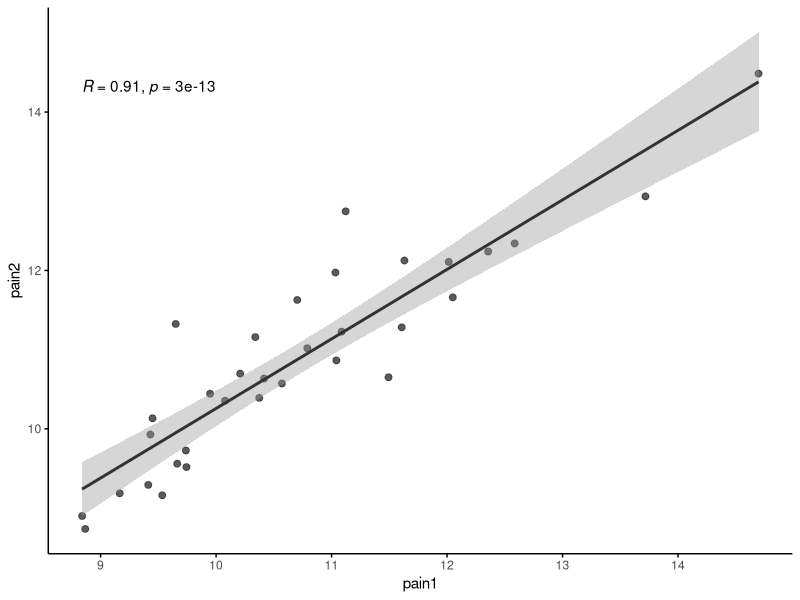
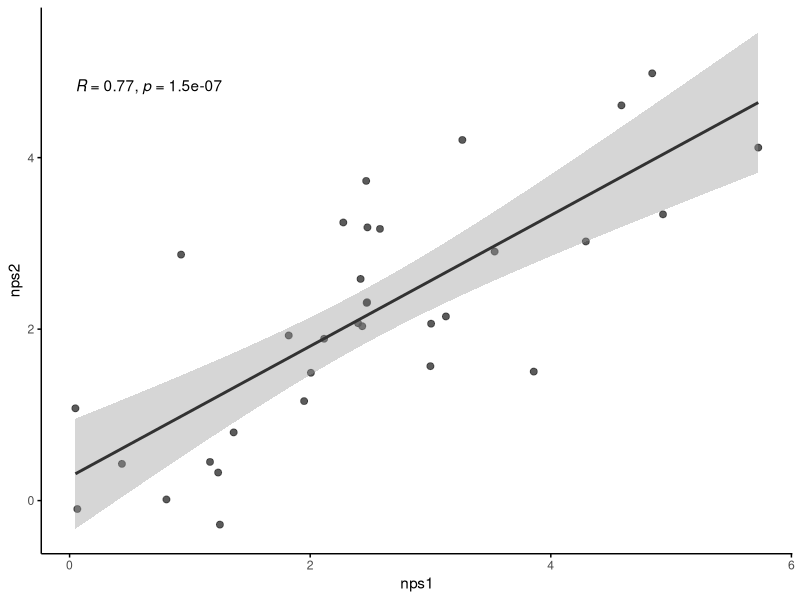
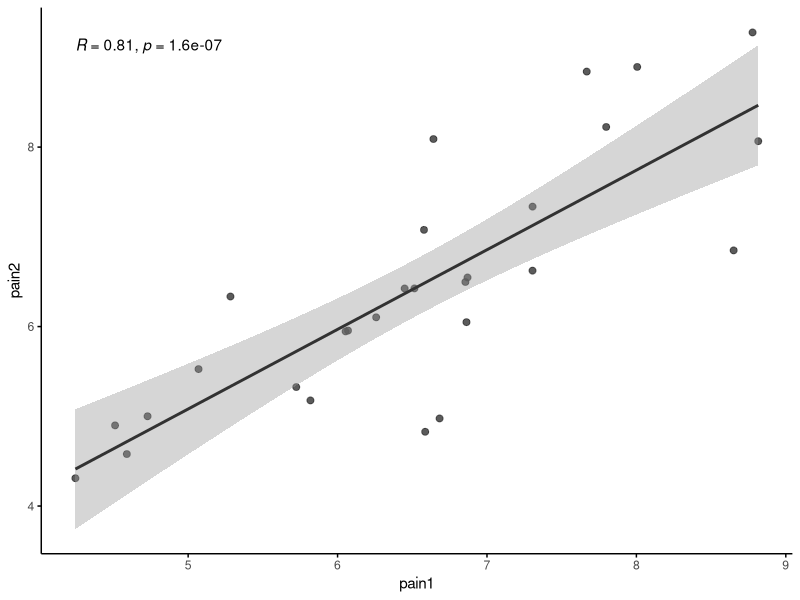
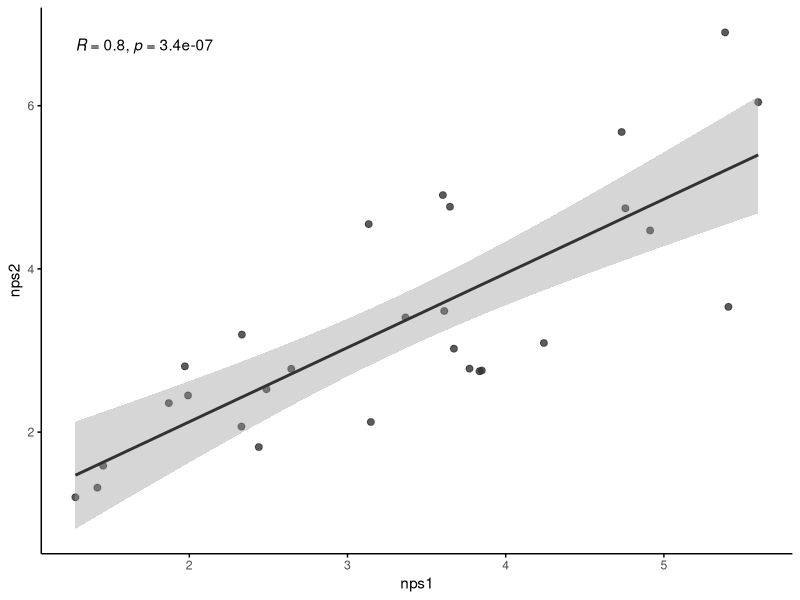
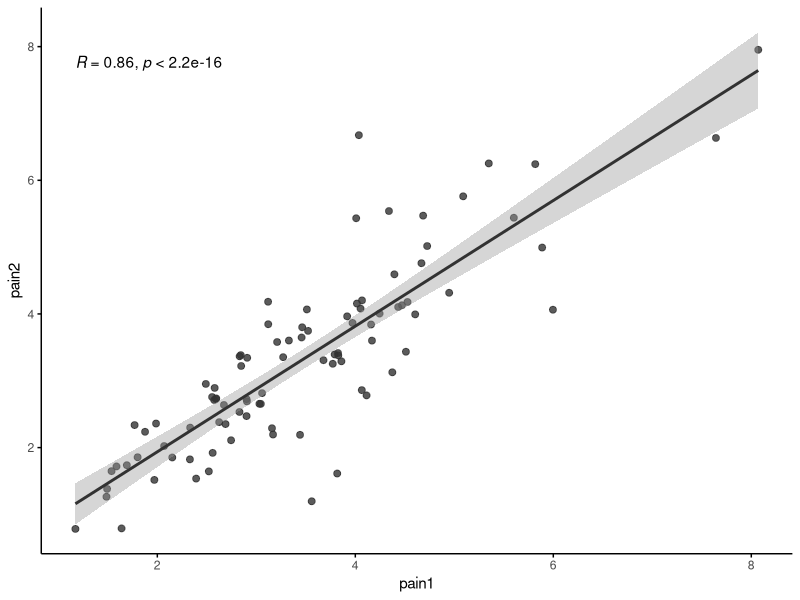
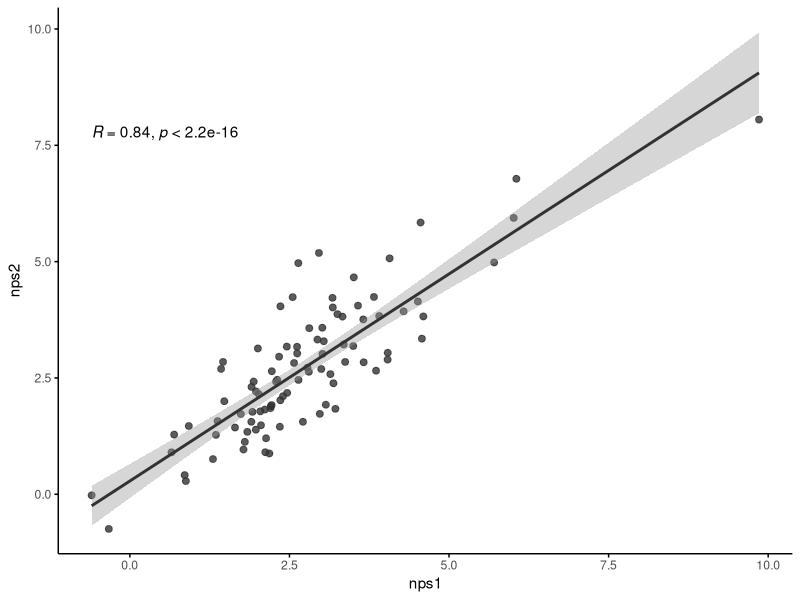
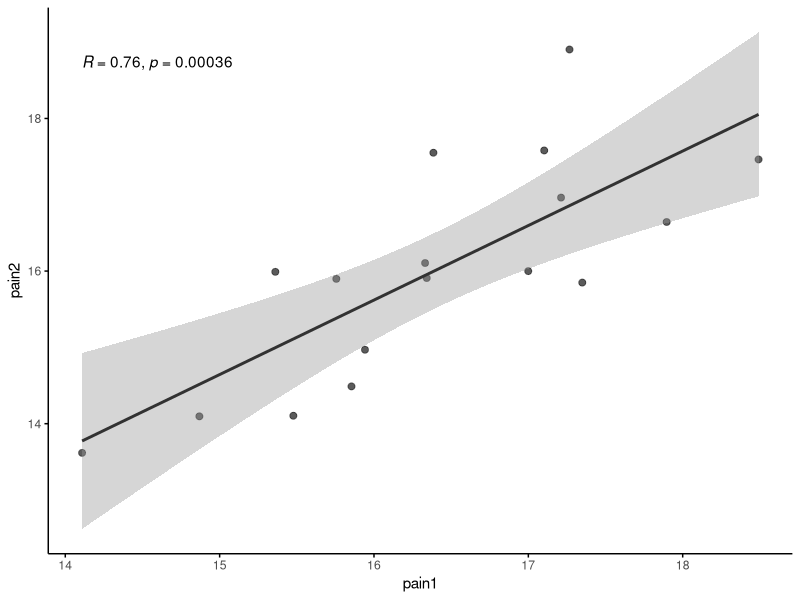
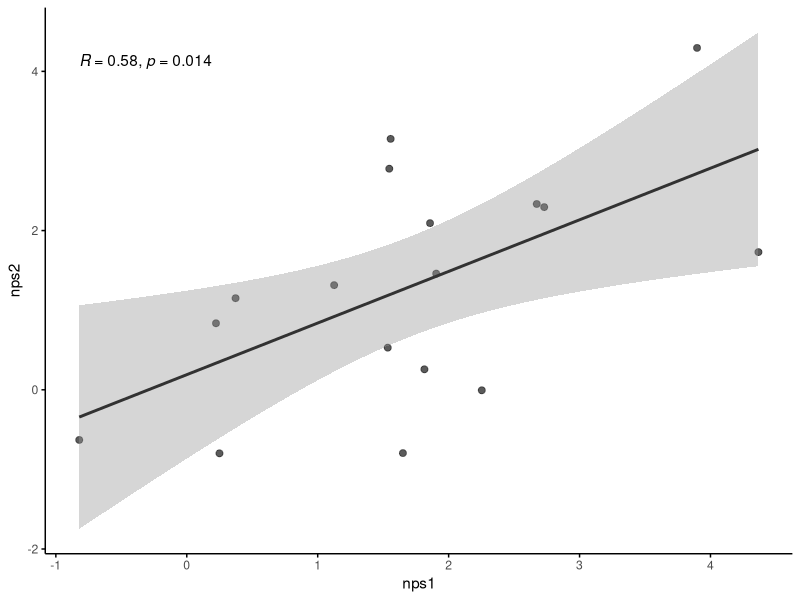

These figures' R source, in order:
library(readxl)
library(ggplot2)
library(plotrix)
library(ggpubr)
setwd('/Users/spring/Documents/Research/Reliability_NPS/P00_Raw/D01_Single_trial_dataset')
wd<-getwd()
Data <- read.csv('scaled_mean12_nps_rating_exclude_nsf.csv',header=TRUE,sep=",")
## study ##
bmrk3 <- Data[Data$studyName == 'bmrk3pain',]
bmrk4 <- Data[Data$studyName == 'bmrk4',]
bmrk5 <- Data[Data$studyName == 'bmrk5pain_xc',]
exp <- Data[Data$studyName == 'exp',]
ie <- Data[Data$studyName == 'ie',]
ie2 <- Data[Data$studyName == 'ie2',]
ilcp <- Data[Data$studyName == 'ilcp',]
scebl <- Data[Data$studyName == 'scebl',]

setwd('/Users/spring/Documents/Research/Reliability_NPS/P03_Figures')
col=rgb(50/255,50/255,50/255)
#bmrk3#
tiff("Pain_mean12_r_1.tiff",units="in",width = 3.5,height = 3,res = 300)
p1<-ggplot(bmrk3,aes(x=pain1,y=pain2)) + geom_point(alpha = 0.8, size = 2, color = col) + geom_smooth(method=lm , size = 1, color = col, se=TRUE) + theme(panel.background = element_rect(fill = "transparent"), axis.line = element_line(size = 0.5, colour = "black"), axis.ticks = element_line(size = 0.5, colour = "black"))
p1+stat_cor(method="pearson")
dev.off()
tiff("NPS_mean12_r_1.tiff",units="in",width = 3.5,height = 3,res = 300)
b1<-ggplot(bmrk3,aes(x=nps1,y=nps2)) + geom_point(alpha = 0.8, size = 2, color = col) + geom_smooth(method=lm , size = 1, color=col, se=TRUE) + theme(panel.background = element_rect(fill = "transparent"), axis.line = element_line(size = 0.5, colour = "black"), axis.ticks = element_line(size = 0.5, colour = "black"))
b1+stat_cor(method="pearson")
dev.off()

#bmrk4#
tiff("Pain_mean12_r_2.tiff",units="in",width = 3.5,height = 3,res = 300)
p2<-ggplot(bmrk4,aes(x=pain1,y=pain2)) + geom_point(alpha = 0.8, size = 2, color = col) + geom_smooth(method=lm , size = 1, color=col, se=TRUE) + theme(panel.background = element_rect(fill = "transparent"), axis.line = element_line(size = 0.5, colour = "black"), axis.ticks = element_line(size = 0.5, colour = "black"))
p2+stat_cor(method="pearson")
dev.off()
tiff("NPS_mean12_r_2.tiff",units="in",width = 3.5,height = 3,res = 300)
b2<-ggplot(bmrk4,aes(x=nps1,y=nps2)) + geom_point(alpha = 0.8, size = 2, color = col) + geom_smooth(method=lm , size = 1, color=col, se=TRUE) + theme(panel.background = element_rect(fill = "transparent"), axis.line = element_line(size = 0.5, colour = "black"), axis.ticks = element_line(size = 0.5, colour = "black"))
b2+stat_cor(method="pearson")
dev.off()

#bmrk5#
tiff("Pain_mean12_r_3.tiff",units="in",width = 3.5,height = 3,res = 300)
p3<-ggplot(bmrk5,aes(x=pain1,y=pain2)) + geom_point(alpha = 0.8, size = 2, color = col) + geom_smooth(method=lm , size = 1, color=col, se=TRUE) + theme(panel.background = element_rect(fill = "transparent"), axis.line = element_line(size = 0.5, colour = "black"), axis.ticks = element_line(size = 0.5, colour = "black"))
p3+stat_cor(method="pearson")
dev.off()
tiff("NPS_mean12_r_3.tiff",units="in",width = 3.5,height = 3,res = 300)
b3<-ggplot(bmrk5,aes(x=nps1,y=nps2)) + geom_point(alpha = 0.8, size = 2, color = col) + geom_smooth(method=lm , size = 1, color=col, se=TRUE) + theme(panel.background = element_rect(fill = "transparent"), axis.line = element_line(size = 0.5, colour = "black"), axis.ticks = element_line(size = 0.5, colour = "black"))
b3+stat_cor(method="pearson")
dev.off()

#exp#
tiff("Pain_mean12_r_4.tiff",units="in",width = 3.5,height = 3,res = 300)
p4<-ggplot(exp,aes(x=pain1,y=pain2)) + geom_point(alpha = 0.8, size = 2, color = col) + geom_smooth(method=lm , size = 1, color=col, se=TRUE) + theme(panel.background = element_rect(fill = "transparent"), axis.line = element_line(size = 0.5, colour = "black"), axis.ticks = element_line(size = 0.5, colour = "black"))
p4+stat_cor(method="pearson")
dev.off()
tiff("NPS_mean12_r_4.tiff",units="in",width = 3.5,height = 3,res = 300)
b4<-ggplot(exp,aes(x=nps1,y=nps2)) + geom_point(alpha = 0.8, size = 2, color = col) + geom_smooth(method=lm , size = 1, color=col, se=TRUE) + theme(panel.background = element_rect(fill = "transparent"), axis.line = element_line(size = 0.5, colour = "black"), axis.ticks = element_line(size = 0.5, colour = "black"))
b4+stat_cor(method="pearson")
dev.off()

#ie#
tiff("Pain_mean12_r_5.tiff",units="in",width = 3.5,height = 3,res = 300)
p5<-ggplot(ie,aes(x=pain1,y=pain2)) + geom_point(alpha = 0.8, size = 2, color = col) + geom_smooth(method=lm , size = 1, color=col, se=TRUE) + theme(panel.background = element_rect(fill = "transparent"), axis.line = element_line(size = 0.5, colour = "black"), axis.ticks = element_line(size = 0.5, colour = "black"))
p5+stat_cor(method="pearson")
dev.off()
tiff("NPS_mean12_r_5.tiff",units="in",width = 3.5,height = 3,res = 300)
b5<-ggplot(ie,aes(x=nps1,y=nps2)) + geom_point(alpha = 0.8, size = 2, color = col) + geom_smooth(method=lm , size = 1, color=col, se=TRUE) + theme(panel.background = element_rect(fill = "transparent"), axis.line = element_line(size = 0.5, colour = "black"), axis.ticks = element_line(size = 0.5, colour = "black"))
b5+stat_cor(method="pearson")
dev.off()

#ie2#
tiff("Pain_mean12_r_6.tiff",units="in",width = 3.5,height = 3,res = 300)
p6<-ggplot(ie2,aes(x=pain1,y=pain2)) + geom_point(alpha = 0.8, size = 2, color = col) + geom_smooth(method=lm , size = 1, color=col, se=TRUE) + theme(panel.background = element_rect(fill = "transparent"), axis.line = element_line(size = 0.5, colour = "black"), axis.ticks = element_line(size = 0.5, colour = "black"))
p6+stat_cor(method="pearson")
dev.off()
tiff("NPS_mean12_r_6.tiff",units="in",width = 3.5,height = 3,res = 300)
b6<-ggplot(ie2,aes(x=nps1,y=nps2)) + geom_point(alpha = 0.8, size = 2, color = col) + geom_smooth(method=lm , size = 1, color=col, se=TRUE) + theme(panel.background = element_rect(fill = "transparent"), axis.line = element_line(size = 0.5, colour = "black"), axis.ticks = element_line(size = 0.5, colour = "black"))
b6+stat_cor(method="pearson")
dev.off()

#ilcp#
tiff("Pain_mean12_r_7.tiff",units="in",width = 3.5,height = 3,res = 300)
p7<-ggplot(ilcp,aes(x=pain1,y=pain2)) + geom_point(alpha = 0.8, size = 2, color = col) + geom_smooth(method=lm , size = 1, color=col, se=TRUE) + theme(panel.background = element_rect(fill = "transparent"), axis.line = element_line(size = 0.5, colour = "black"), axis.ticks = element_line(size = 0.5, colour = "black"))
p7+stat_cor(method="pearson")
dev.off()
tiff("NPS_mean12_r_7.tiff",units="in",width = 3.5,height = 3,res = 300)
b7<-ggplot(ilcp,aes(x=nps1,y=nps2)) + geom_point(alpha = 0.8, size = 2, color = col) + geom_smooth(method=lm , size = 1, color=col, se=TRUE) + theme(panel.background = element_rect(fill = "transparent"), axis.line = element_line(size = 0.5, colour = "black"), axis.ticks = element_line(size = 0.5, colour = "black"))
b7+stat_cor(method="pearson")
dev.off()

#scebl#
tiff("Pain_mean12_r_8.tiff",units="in",width = 3.5,height = 3,res = 300)
p8<-ggplot(scebl,aes(x=pain1,y=pain2)) + geom_point(alpha = 0.8, size = 2, color = col) + geom_smooth(method=lm , size = 1, color=col, se=TRUE) + theme(panel.background = element_rect(fill = "transparent"), axis.line = element_line(size = 0.5, colour = "black"), axis.ticks = element_line(size = 0.5, colour = "black"))
p8+stat_cor(method="pearson")
dev.off()
tiff("NPS_mean12_r_8.tiff",units="in",width = 3.5,height = 3,res = 300)
b8<-ggplot(scebl,aes(x=nps1,y=nps2)) + geom_point(alpha = 0.8, size = 2, color = col) + geom_smooth(method=lm , size = 1, color=col, se=TRUE) + theme(panel.background = element_rect(fill = "transparent"), axis.line = element_line(size = 0.5, colour = "black"), axis.ticks = element_line(size = 0.5, colour = "black"))
b8+stat_cor(method="pearson")
dev.off()



